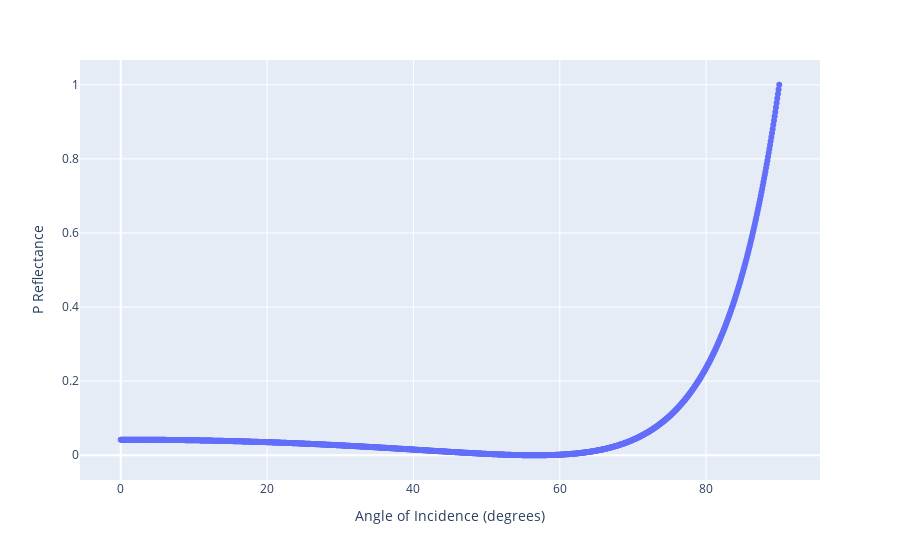

Here is the notebook cell this chart was saved with:
### Markdown cell above
#### Parallel Polarization

### Code cell
pReflectance_plot = scatter(pReflectance_df, x = 'Angle of Incidence (degrees)',  y = 'P Reflectance')
pReflectance_plot

### Figure 1 — Plotly figure (JSON) as saved in the notebook; plotly's stock layout.template omitted (floating-point values rounded to 4 significant figures; data arrays with more than 128 entries replaced by an {"elided": "..."} marker saying what was removed)
{"data": [{"hovertemplate": "Angle of Incidence (degrees)=%{x}<br>P Reflectance=%{y}<extra></extra>", "legendgroup": "", "marker": {"color": "#636efa", "symbol": "circle"}, "mode": "markers", "name": "", "orientation": "v", "showlegend": false, "type": "scatter", "x": {"elided": "1000 float values"}, "xaxis": "x", "y": {"elided": "1000 float values"}, "yaxis": "y"}], "layout": {"legend": {"tracegroupgap": 0}, "margin": {"t": 60}, "xaxis": {"anchor": "y", "domain": [0, 1], "title": {"text": "Angle of Incidence (degrees)"}}, "yaxis": {"anchor": "x", "domain": [0, 1], "title": {"text": "P Reflectance"}}}}
